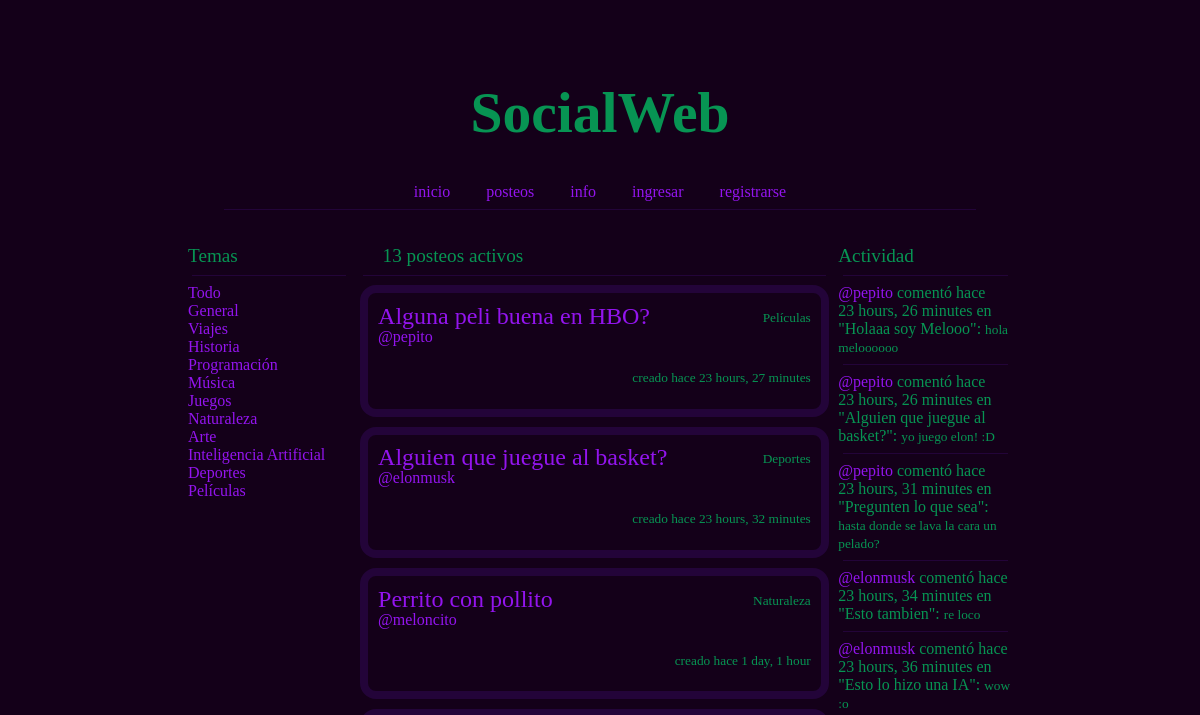
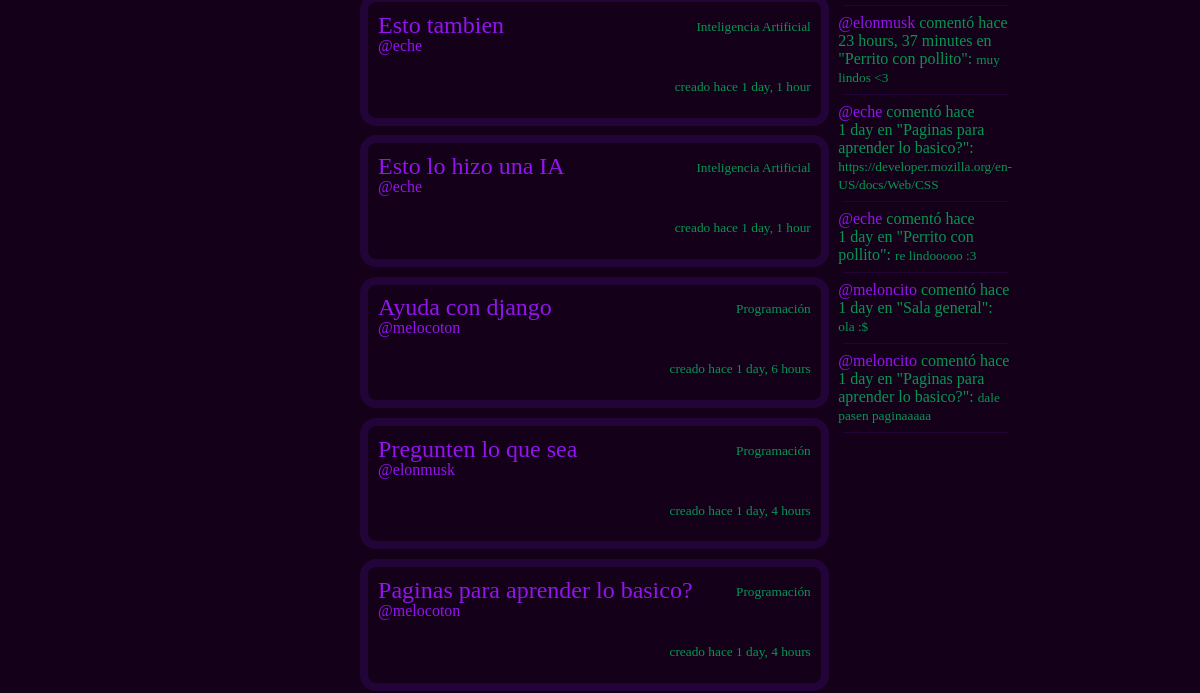
/posts/ (upper part), run on an earlier commit of the app's database (2 pictures, top to bottom).
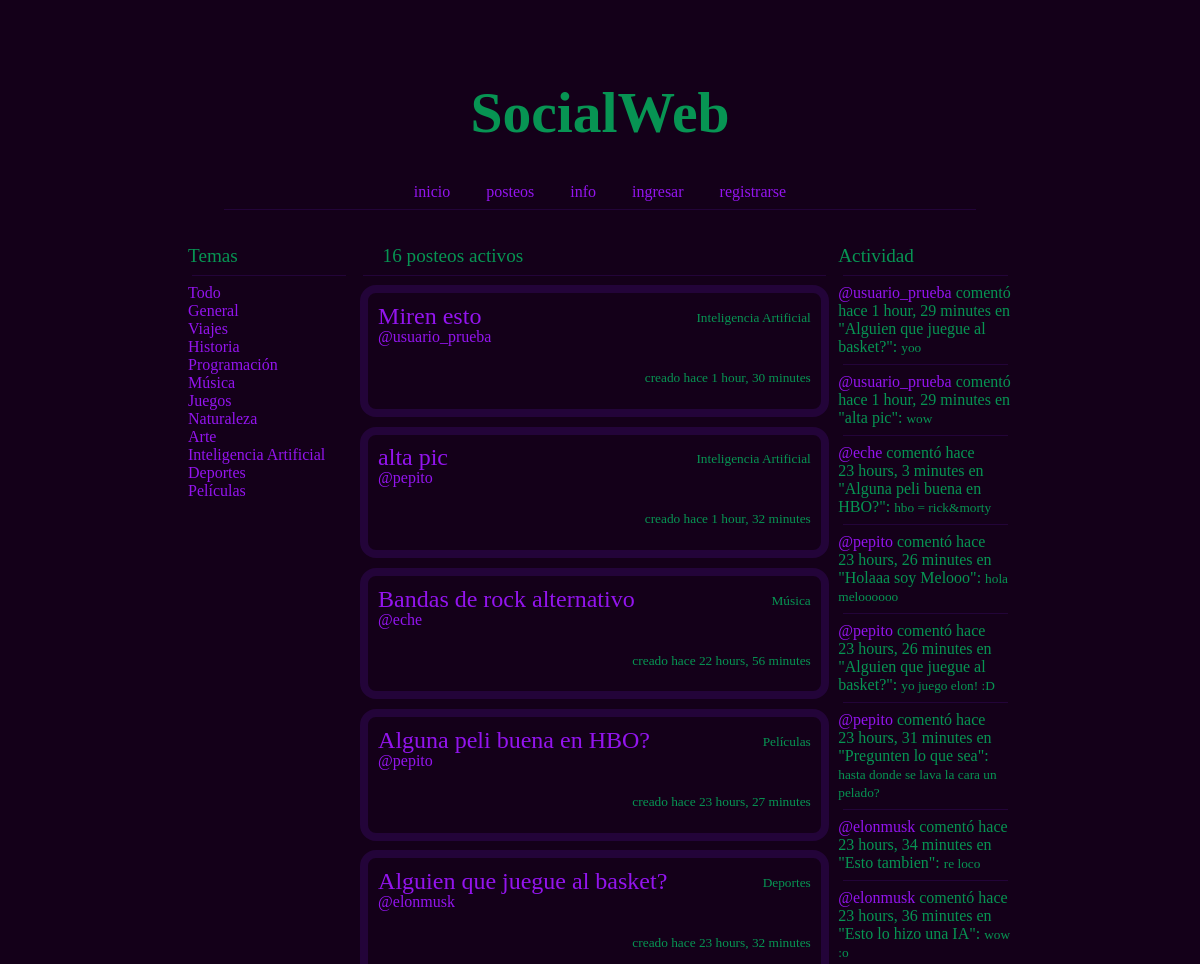
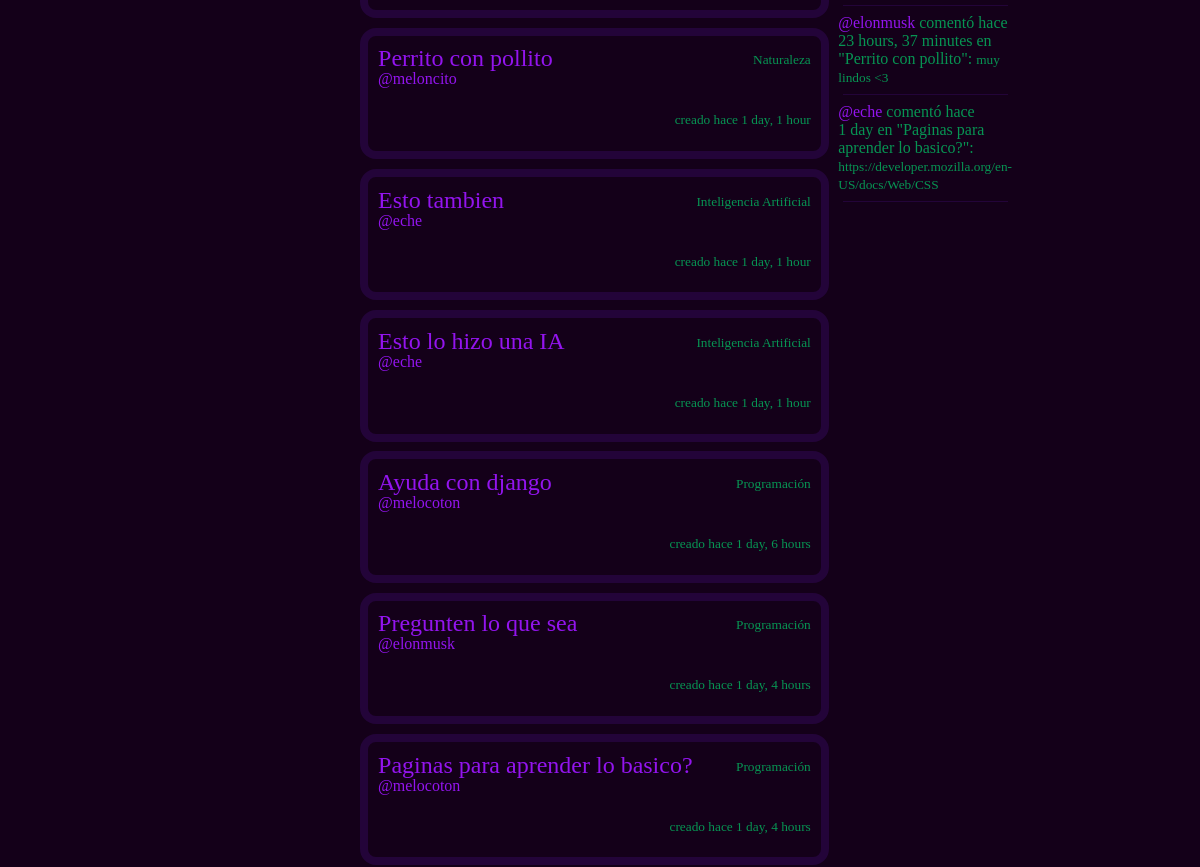
And on a later commit of the database (2 pictures, top to bottom).
### core/models.py (models this page shows, shortened)
class Topic(models.Model):
    name = models.CharField(max_length=200)

class Room(models.Model):
    host = models.ForeignKey(User, on_delete=models.SET_NULL, null=True)
    topic = models.ForeignKey(Topic, on_delete=models.SET_NULL, null=True)
    name = models.CharField(max_length=100)
    image = models.ImageField(upload_to='images/', null=True, blank=True)
    description = models.TextField(null=True, blank=True)
    participants = models.ManyToManyField(User, related_name="participants", blank=True)
    updated = models.DateTimeField(auto_now=True)
    created = models.DateTimeField(auto_now_add=True)
    class Meta:
        ordering = ["-updated", "-created"]
    def __str__(self):
        return str(self.name)

class Message(models.Model):
    user = models.ForeignKey(User, on_delete=models.CASCADE)
    room = models.ForeignKey(Room, on_delete=models.CASCADE)
    body = models.TextField()
    updated = models.DateTimeField(auto_now=True)
    created = models.DateTimeField(auto_now_add=True)
    class Meta:
        ordering = ["-updated", "-created"]
    def __str__(self):
        return str(self.body[0:50])

### core/views.py (the view)
# urls.py: path("posts/", views.home, name="home"),
def home(request):
    q = request.GET.get('q') if request.GET.get('q') != None else ''
    rooms = Room.objects.filter(
        Q(topic__name__icontains=q) |
        Q(name__icontains=q) |
        Q(host__username__icontains=q) |
        Q(description__icontains=q)
        )
    topics = Topic.objects.all()
    room_count = rooms.count()
    room_messages = Message.objects.filter(Q(room__name__icontains=q))
    context = {"rooms": rooms, "topics": topics, "room_count": room_count, "room_messages": room_messages}
    return render(request, "core/home.html", context)

### templates/core/home.html (shortened to what this page needs)
{% extends 'core/main.html' %}
{% block content %}
<div class="home-container">
    <div>
        {% include "core/topics_component.html" %}
    </div>
    <div>
        <br>
        <big class="info">{{room_count}} posteos activos</big>
        <hr>
        {% include "core/feed_component.html" %}
    </div>
    <div>
        {% include "core/activity_component.html" %}
    </div>
</div>
{% endblock %}

### templates/core/topics_component.html
<br>
<big>Temas</big>
<hr>
<div>
    <a href="{% url 'home' %}">Todo</a>
</div>
{% for topic in topics %}
<div>
    <a href="{% url 'home' %}?q={{topic.name}}">{{topic.name}}</a>
</div>
{% endfor %}

### templates/core/feed_component.html (shortened to what this page needs)
<div>
    {% for room in rooms %}
        <div class="room">
            <big class="room-title"><a href="{% url 'room' room.id %}">{{room.name}}</a></big>
            <small class="topic">{{room.topic.name}}</small>
            <br>
            {% if room.host.id %}
            <a href="{% url 'user-profile' room.host.id  %}">@{{room.host.username}}</a>
            {% endif %}
            <br>
            <small class="creation-date">creado hace {{room.created|timesince}}</small>
            <br>
        </div>
    {% endfor %}
</div>

### templates/core/activity_component.html (shortened to what this page needs)
<br>
<big>Actividad</big>
<hr>
{% for message in room_messages|slice:":10" %}
    <div>
        <a href="{% url 'user-profile' message.user.id %}">@{{message.user}}</a> comentó hace {{message.created|timesince}} en "{{message.room}}":</small>
        <small>{{message}}</small>
        <hr>
    </div>
{% endfor %}

What changed in the data, as far as the page shows it:
no longer on this page (row unchanged): Message: user "eche", created "1 day", room "Perrito con pollito", body "re lindooooo :3"
no longer on this page (row unchanged): Message: user "meloncito", created "1 day", room "Sala general", body "ola :$"
no longer on this page (row unchanged): Message: user "meloncito", created "1 day", room "Paginas para aprender lo basico?", body "dale pasen paginaaaaa"
added Room: name "Miren esto", topic.name "Inteligencia Artificial", host.username "usuario_prueba", created "1 hour, 30 minutes"
added Room: name "alta pic", topic.name "Inteligencia Artificial", host.username "pepito", created "1 hour, 32 minutes"
added Room: name "Bandas de rock alternativo", topic.name "Música", host.username "eche", created "22 hours, 56 minutes"
added Message: user "usuario_prueba", created "1 hour, 29 minutes", room "Alguien que juegue al basket?", body "yoo"
added Message: user "usuario_prueba", created "1 hour, 29 minutes", room "alta pic", body "wow"
added Message: user "eche", created "23 hours, 3 minutes", room "Alguna peli buena en HBO?", body "hbo = rick&morty"
Also different on the page:
{{ room_count }}: "13" → "16"
